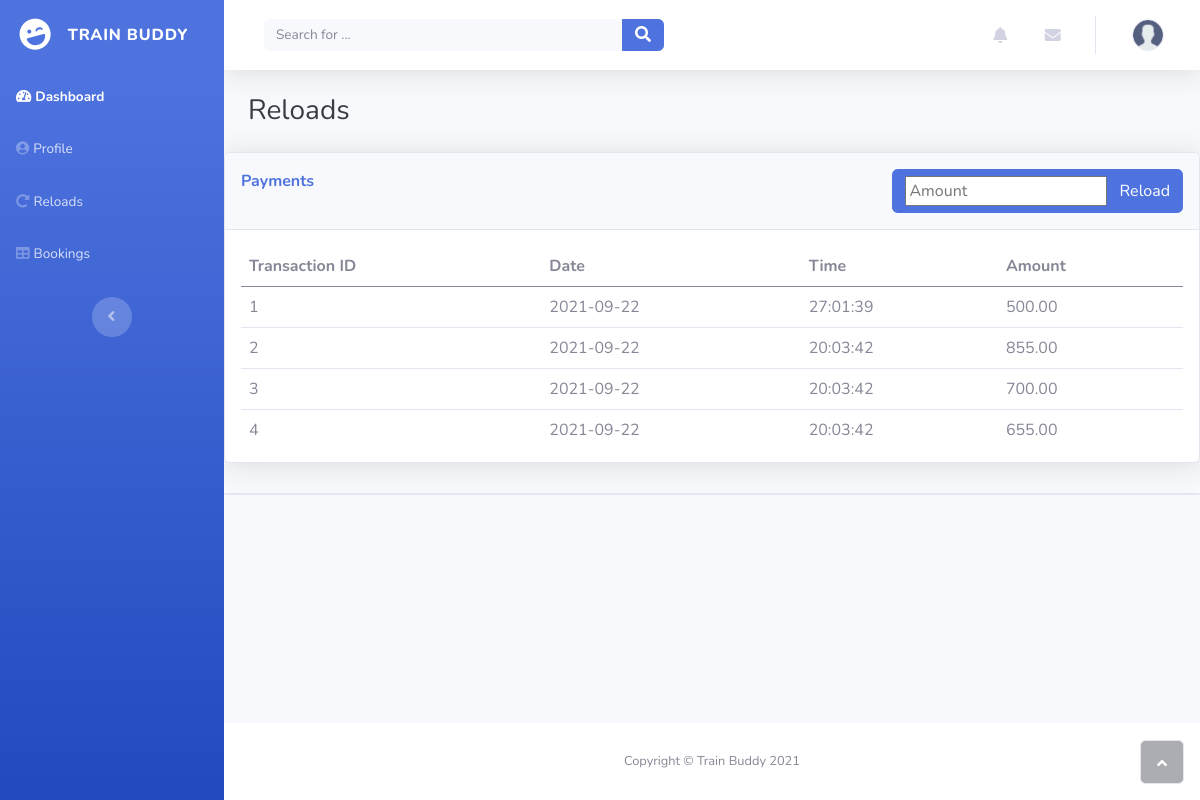
The app's page /index.php?reload with its own data.
### tables this page shows
CREATE TABLE `payment` (
  `transaction_id` int(11) NOT NULL,
  `user_id` varchar(20) NOT NULL,
  `date` date NOT NULL,
  `time` time NOT NULL,
  `amount` double NOT NULL
);

### reload.php (the view)
<?php
$reload_query = "SELECT `transaction_id`, `user_id`, `date`, `time`, `amount` FROM `payment` WHERE 1";
$reload_result = mysqli_query($conn, $reload_query);
?>
<div id="wrapper">
    <div class="d-flex flex-column" id="content-wrapper">
        <div id="content">
            <div class="container-fluid">
                <h3 class="text-dark mb-4">Reloads</h3>
            </div>
            <div class="card shadow">
                <div class="d-flex flex-row card-header py-3">
                    <p class="text-primary m-0 fw-bold">Payments</p>
                    <button class="btn btn-primary  ms-auto" type="button"> <input type="text" class="me-2" placeholder="Amount"> Reload</button>
                </div>
                <div class="card-body">
                    <div class="row">
                        <div class="col">
                            <div class="table-responsive" style="max-height: 200px; overflow-y: scroll;">
                                <table class="table">
                                    <thead>
                                        <tr>
                                            <th>Transaction ID</th>
                                            <th>Date</th>
                                            <th>Time</th>
                                            <th>Amount</th>
                                        </tr>
                                    </thead>
                                    <tbody>
                                        <?php
                                        while ($row = $reload_result->fetch_assoc()) {
                                        ?><tr>
                                                <td><?php echo  $row["transaction_id"] ?></td>
                                                <td><?php echo  $row["date"] ?></td>
                                                <td><?php echo  $row["time"] ?></td>
                                                <td><?php echo  number_format((float)$row["amount"], 2, '.', ''); ?></td>
                                            </tr>
                                        <?php } ?>
                                    </tbody>
                                </table>
                            </div>
                        </div>
                    </div>
                </div>
            </div>
            <div class="card" style="margin-top: 30px;">
            </div>
        </div>
    </div>
</div>

### records on screen
payment: transaction_id "1", date "2021-09-22", time "27:01:39", amount "500.00"
payment: transaction_id "2", date "2021-09-22", time "20:03:42", amount "855.00"
payment: transaction_id "3", date "2021-09-22", time "20:03:42", amount "700.00"
payment: transaction_id "4", date "2021-09-22", time "20:03:42", amount "655.00"
